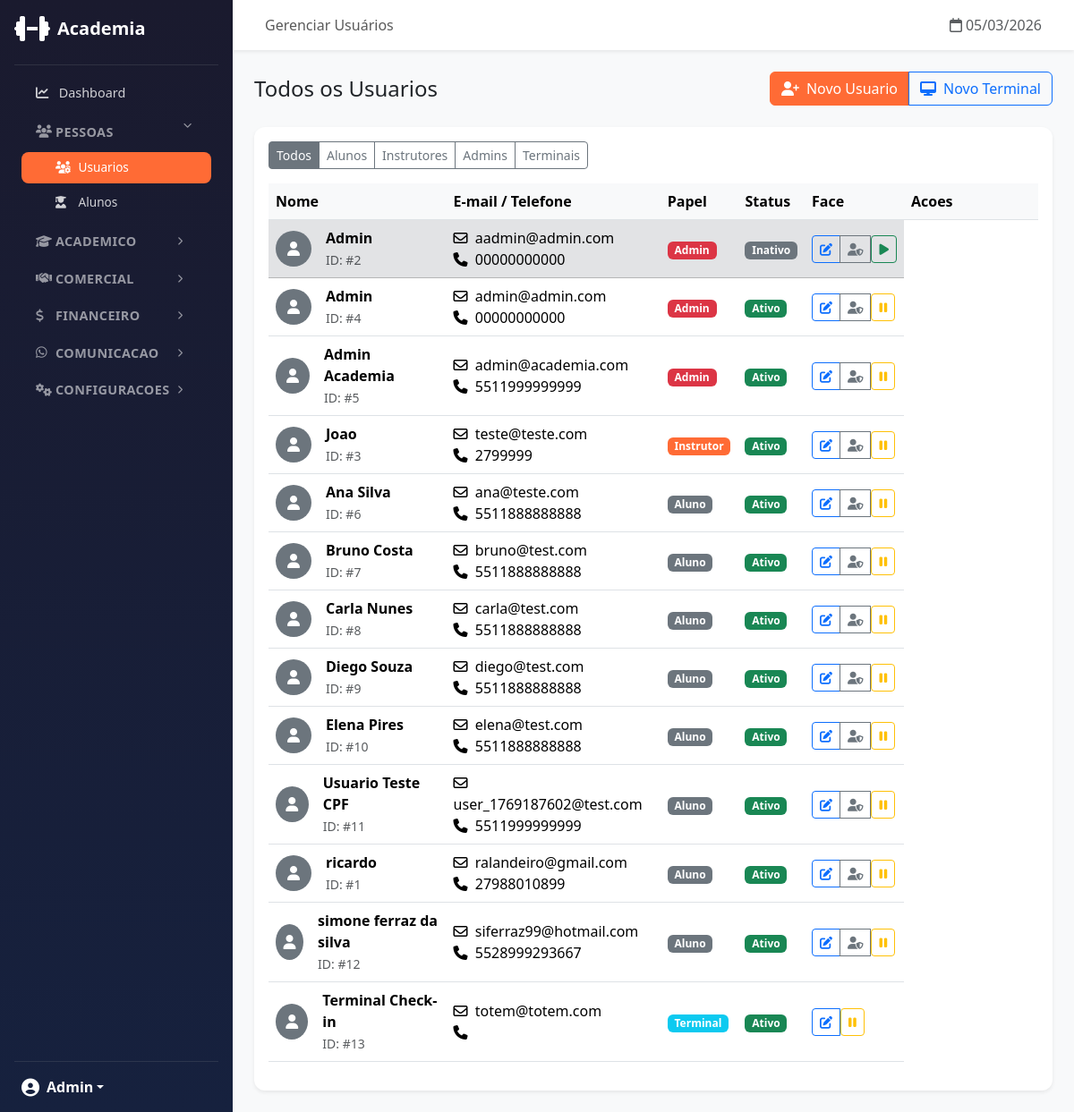
/admin/users/ (signed in), run on an earlier commit of the app's database.
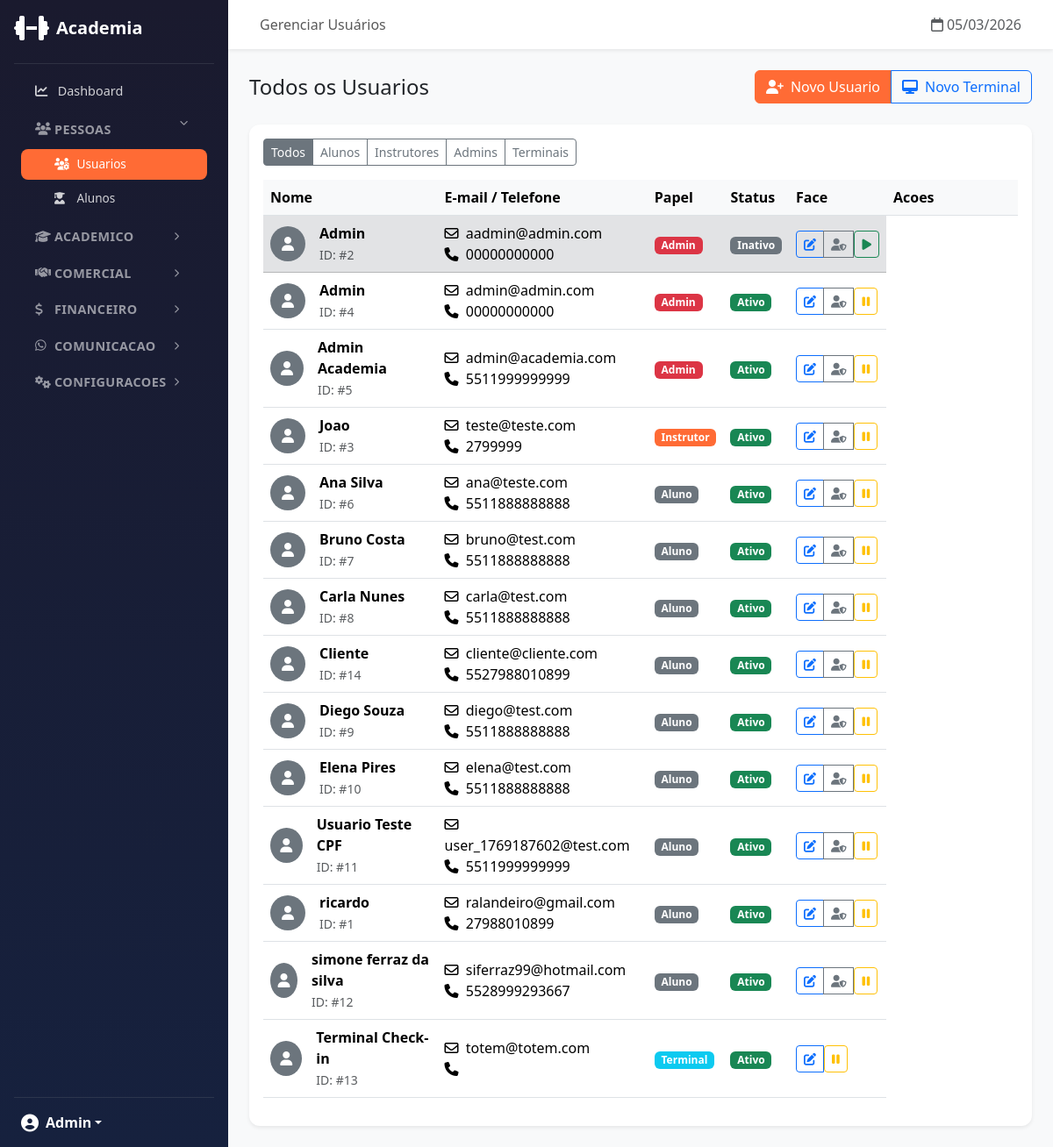
And on a later commit of the database.
### app/models/user.py (models this page shows, shortened)
class User(UserMixin, db.Model):
    __tablename__ = 'users'
    id = db.Column(db.Integer, primary_key=True)
    name = db.Column(db.String(100), nullable=False)
    email = db.Column(db.String(120), unique=True, nullable=False)
    phone = db.Column(db.String(20), nullable=False)
    password_hash = db.Column(db.String(256), nullable=False)
    cpf = db.Column(db.String(14), nullable=True)  # Formato: 123.456.789-00
    gender = db.Column(db.Enum(Gender), nullable=True)
    role = db.Column(db.String(20), default='student')
    xp = db.Column(db.Integer, default=0)  # XP total historico (para ranking)
    level = db.Column(db.Integer, default=1)
    xp_available = db.Column(db.Integer, default=0)  # XP disponivel para conversao (janela 3 meses)
    credits_balance = db.Column(db.Integer, default=0)  # Total de creditos ativos (wallets)
    face_encoding = db.Column(db.LargeBinary, nullable=True)
    face_encoding_version = db.Column(db.String(10), default='v1')
    face_registered_at = db.Column(db.DateTime, nullable=True)
    face_last_recognized = db.Column(db.DateTime, nullable=True)
    face_confidence_threshold = db.Column(db.Float, default=0.6)
    photo_url = db.Column(db.String(255))
    referral_code = db.Column(db.String(12), unique=True, nullable=True)
    professional_type = db.Column(db.Enum(ProfessionalType), nullable=True)
    base_commission_rate = db.Column(db.Numeric(5, 2), nullable=True)
    is_active = db.Column(db.Boolean, default=True)
    created_at = db.Column(db.DateTime, default=datetime.utcnow)
    updated_at = db.Column(db.DateTime, default=datetime.utcnow, onupdate=datetime.utcnow)
    last_login = db.Column(db.DateTime)

### app/routes/admin/users.py (the view)
@users_bp.route('/')
@login_required
@admin_required
def list_users():
    role = request.args.get('role')
    if role:
        users = User.query.filter_by(role=role).order_by(User.name).all()
    else:
        users = User.query.order_by(User.role, User.name).all()
    return render_template('admin/users/list.html', users=users, role_filter=role)

### app/models/notification.py (called while the page is built)
    @classmethod
    def get_unread_count(cls, user_id):
        return cls.query.filter_by(user_id=user_id, is_read=False).count()

### app/routes/admin/dashboard.py (called while the page is built)
def admin_required(f):
    @wraps(f)
    def decorated_function(*args, **kwargs):
        if not current_user.is_authenticated or current_user.role != 'admin':
            abort(403)
        return f(*args, **kwargs)
    return decorated_function

### app/templates/admin/users/list.html
{% extends "admin/base.html" %}
{% block page_title %}Gerenciar Usuários{% endblock %}
{% block content %}
<div class="d-flex justify-content-between align-items-center mb-4">
    <h4 class="mb-0">
        {% if role_filter == 'student' %}Alunos
        {% elif role_filter == 'instructor' %}Instrutores
        {% elif role_filter == 'admin' %}Administradores
        {% elif role_filter == 'totem' %}Terminais de Check-in
        {% else %}Todos os Usuarios{% endif %}
    </h4>
    <div class="btn-group">
        <a href="{{ url_for('admin_users.create_user') }}" class="btn btn-primary">
            <i class="fas fa-user-plus me-2"></i>Novo Usuario
        </a>
        <a href="{{ url_for('admin_users.create_totem_user') }}" class="btn btn-outline-primary">
            <i class="fas fa-desktop me-2"></i>Novo Terminal
        </a>
    </div>
</div>
<div class="card">
    <div class="card-body">
        <div class="btn-group mb-3">
            <a href="{{ url_for('admin_users.list_users') }}"
                class="btn btn-sm btn-outline-secondary {% if not role_filter %}active{% endif %}">Todos</a>
            <a href="{{ url_for('admin_users.list_users', role='student') }}"
                class="btn btn-sm btn-outline-secondary {% if role_filter == 'student' %}active{% endif %}">Alunos</a>
            <a href="{{ url_for('admin_users.list_users', role='instructor') }}"
                class="btn btn-sm btn-outline-secondary {% if role_filter == 'instructor' %}active{% endif %}">Instrutores</a>
            <a href="{{ url_for('admin_users.list_users', role='admin') }}"
                class="btn btn-sm btn-outline-secondary {% if role_filter == 'admin' %}active{% endif %}">Admins</a>
            <a href="{{ url_for('admin_users.list_users', role='totem') }}"
                class="btn btn-sm btn-outline-secondary {% if role_filter == 'totem' %}active{% endif %}">Terminais</a>
        </div>
        {% if users %}
        <div class="table-responsive">
            <table class="table table-hover align-middle">
                <thead>
                    <tr>
                        <th>Nome</th>
                        <th>E-mail / Telefone</th>
                        <th>Papel</th>
                        <th>Status</th>
                        <th>Face</th>
                        <th style="width: 150px;">Acoes</th>
                    </tr>
                </thead>
                <tbody>
                    {% for user in users %}
                    <tr class="{{ 'table-secondary' if not user.is_active }}">
                        <td>
                            <div class="d-flex align-items-center">
                                <div class="rounded-circle bg-secondary text-white me-3 d-flex align-items-center justify-content-center"
                                    style="width: 40px; height: 40px;">
                                    <i class="fas fa-user"></i>
                                </div>
                                <div>
                                    <strong>{{ user.name }}</strong><br>
                                    <small class="text-muted">ID: #{{ user.id }}</small>
                                </div>
                            </div>
                        </td>
                        <td>
                            <i class="far fa-envelope me-1"></i> {{ user.email }}<br>
                            <i class="fas fa-phone me-1"></i> {{ user.phone }}
                        </td>
                        <td>
                            {% if user.role == 'admin' %}
                            <span class="badge bg-danger">Admin</span>
                            {% elif user.role == 'instructor' %}
                            <span class="badge bg-primary">Instrutor</span>
                            {% elif user.role == 'totem' %}
                            <span class="badge bg-info">Terminal</span>
                            {% else %}
                            <span class="badge bg-secondary">Aluno</span>
                            {% endif %}
                        </td>
                        <td>
                            {% if user.is_active %}
                            <span class="badge bg-success">Ativo</span>
                            {% else %}
                            <span class="badge bg-secondary">Inativo</span>
                            {% endif %}
                        </td>
                        <td>
                            <div class="btn-group">
                                <a href="{{ url_for('admin_users.edit_user', id=user.id) }}"
                                    class="btn btn-sm btn-outline-primary" title="Editar">
                                    <i class="fas fa-edit"></i>
                                </a>
                                {% if user.role != 'totem' %}
                                <a href="{{ url_for('admin_users.face_enrollment', id=user.id) }}"
                                    class="btn btn-sm btn-outline-{{ 'success' if user.face_encoding else 'secondary' }}"
                                    title="Cadastro Facial">
                                    <i class="fas fa-{% if user.face_encoding %}user-check{% else %}user-shield{% endif %}"></i>
                                </a>
                                {% endif %}
                                <form action="{{ url_for('admin_users.toggle_user', id=user.id) }}" method="POST"
                                    class="d-inline">
                                    <button type="submit"
                                        class="btn btn-sm btn-outline-{{ 'warning' if user.is_active else 'success' }}"
                                        title="{{ 'Desativar' if user.is_active else 'Ativar' }}">
                                        <i class="fas fa-{{ 'pause' if user.is_active else 'play' }}"></i>
                                    </button>
                                </form>
                            </div>
                        </td>
                    </tr>
                    {% endfor %}
                </tbody>
            </table>
        </div>
        {% else %}
        <div class="text-center py-5">
            <i class="fas fa-users-slash fa-4x text-muted mb-3"></i>
            <h5>Nenhum usuário encontrado</h5>
            <p class="text-muted">Tente mudar o filtro ou cadastrar um novo usuário.</p>
        </div>
        {% endif %}
    </div>
</div>
{% endblock %}

### app/templates/admin/base.html (shortened to what this page needs)
{% extends "base.html" %}
{% block body %}
<div class="d-flex">
    <nav class="sidebar sidebar-desktop d-flex flex-column p-3">
        <a href="{{ url_for('admin.dashboard') }}"
            class="d-flex align-items-center mb-3 text-white text-decoration-none">
            <i class="fas fa-dumbbell fa-2x me-2"></i>
            <span class="fs-5 fw-bold">Academia</span>
        </a>
        <hr class="border-secondary my-2">
        {% include "admin/_sidebar_nav.html" %}
    </nav>
    <main class="main-content flex-grow-1">
        <nav class="navbar navbar-light bg-white shadow-sm px-4 d-none d-lg-flex">
            <div class="container-fluid">
                <span class="navbar-text fw-medium">
                    {% block page_title %}Dashboard{% endblock %}
                </span>
                <span class="text-muted">
                    <i class="far fa-calendar me-1"></i>{{ now().strftime('%d/%m/%Y') }}
                </span>
            </div>
        </nav>
        <div class="p-3 p-lg-4">
            {% block content %}{% endblock %}
        </div>
    </main>
</div>
{% endblock %}

### app/templates/base.html (shortened to what this page needs)
<!DOCTYPE html>
<html lang="pt-BR">
<head>
    <link href="https://cdn.jsdelivr.net/npm/bootstrap@5.3.2/dist/css/bootstrap.min.css" rel="stylesheet">
    <link rel="stylesheet" href="https://cdnjs.cloudflare.com/ajax/libs/font-awesome/6.5.1/css/all.min.css">
</head>
<body>
    {% block body %}{% endblock %}
</body>
</html>

### app/templates/admin/_sidebar_nav.html (shortened to what this page needs)
{% set ep = request.endpoint or '' %}
{% set args = request.args %}
{% set grp_pessoas   = 'users' in ep %}
{% set grp_academico = 'modalities' in ep or 'schedules' in ep or 'exercises' in ep or 'achievements' in ep or 'conversion_rules' in ep %}
{% set grp_comercial = 'crm' in ep or 'packages' in ep %}
{% set grp_financeiro= 'payments' in ep or 'expenses' in ep or 'split' in ep %}
{% set grp_comunic   = ('whatsapp' in ep and 'megaapi' not in ep) %}
{% set grp_config    = 'megaapi' in ep or 'nupay' in ep or ('settings' in ep and 'megaapi' not in ep) or 'lgpd' in ep or 'maintenance' in ep or ep == 'admin_schedules.gender_management' %}
<ul class="nav nav-pills flex-column mb-auto sidebar-nav">
    <li class="nav-item">
        <a href="{{ url_for('admin.dashboard') }}"
           class="nav-link {% if ep == 'admin.dashboard' %}active{% endif %}">
            <i class="fas fa-chart-line"></i> Dashboard
        </a>
    </li>
    <li class="nav-item nav-group">
        <a class="nav-link nav-group-toggle {% if grp_pessoas %}open{% endif %}"
           data-bs-toggle="collapse" href="#grpPessoas" role="button"
           aria-expanded="{{ 'true' if grp_pessoas else 'false' }}">
            <i class="fas fa-users"></i> Pessoas
            <i class="fas fa-chevron-right nav-arrow"></i>
        </a>
        <div class="collapse {% if grp_pessoas %}show{% endif %}" id="grpPessoas">
            <ul class="nav flex-column nav-sub">
                <li><a href="{{ url_for('admin_users.list_users') }}"
                       class="nav-link {% if 'users' in ep and args.get('role') != 'student' %}active{% endif %}">
                    <i class="fas fa-users-cog"></i> Usuarios
                </a></li>
                <li><a href="{{ url_for('admin_users.list_users', role='student') }}"
                       class="nav-link {% if 'users' in ep and args.get('role') == 'student' %}active{% endif %}">
                    <i class="fas fa-user-graduate"></i> Alunos
                </a></li>
            </ul>
        </div>
    </li>
    <li class="nav-item nav-group">
        <a class="nav-link nav-group-toggle {% if grp_academico %}open{% endif %}"
           data-bs-toggle="collapse" href="#grpAcademico" role="button"
           aria-expanded="{{ 'true' if grp_academico else 'false' }}">
            <i class="fas fa-graduation-cap"></i> Academico
            <i class="fas fa-chevron-right nav-arrow"></i>
        </a>
    </li>
    <li class="nav-item nav-group">
        <a class="nav-link nav-group-toggle {% if grp_comercial %}open{% endif %}"
           data-bs-toggle="collapse" href="#grpComercial" role="button"
           aria-expanded="{{ 'true' if grp_comercial else 'false' }}">
            <i class="fas fa-handshake"></i> Comercial
            <i class="fas fa-chevron-right nav-arrow"></i>
        </a>
    </li>
    <li class="nav-item nav-group">
        <a class="nav-link nav-group-toggle {% if grp_financeiro %}open{% endif %}"
           data-bs-toggle="collapse" href="#grpFinanceiro" role="button"
           aria-expanded="{{ 'true' if grp_financeiro else 'false' }}">
            <i class="fas fa-dollar-sign"></i> Financeiro
            <i class="fas fa-chevron-right nav-arrow"></i>
        </a>
    </li>
    <li class="nav-item nav-group">
        <a class="nav-link nav-group-toggle {% if grp_comunic %}open{% endif %}"
           data-bs-toggle="collapse" href="#grpComunic" role="button"
           aria-expanded="{{ 'true' if grp_comunic else 'false' }}">
            <i class="fab fa-whatsapp"></i> Comunicacao
            <i class="fas fa-chevron-right nav-arrow"></i>
        </a>
    </li>
    <li class="nav-item nav-group">
        <a class="nav-link nav-group-toggle {% if grp_config %}open{% endif %}"
           data-bs-toggle="collapse" href="#grpConfig" role="button"
           aria-expanded="{{ 'true' if grp_config else 'false' }}">
            <i class="fas fa-cogs"></i> Configuracoes
            <i class="fas fa-chevron-right nav-arrow"></i>
        </a>
    </li>
</ul>
<hr class="border-secondary">
<div class="dropdown px-2">
    <a href="#" class="d-flex align-items-center text-white text-decoration-none dropdown-toggle"
        data-bs-toggle="dropdown">
        <i class="fas fa-user-circle fa-lg me-2"></i>
        <strong>{{ current_user.name.split()[0] }}</strong>
    </a>
</div>

### app/templates/admin/base.html (style rules this page uses)
.sidebar { min-height: 100vh; background: linear-gradient(180deg, #1a1a2e 0%, #16213e 100%); width: 260px; overflow-y: auto; }
.sidebar .nav-link { color: rgba(255, 255, 255, 0.8); padding: 10px 16px; border-radius: 8px; margin: 2px 8px; transition: all 0.3s; font-size: 0.9rem; }
.sidebar .nav-link.active { background: var(--primary-color); color: #fff; }
.sidebar .nav-link i { width: 22px; }
.nav-group-toggle { display: flex; align-items: center; cursor: pointer; font-weight: 600; font-size: 0.82rem; text-transform: uppercase; letter-spacing: 0.4px; color: rgba(255,255,255,0.55) !important; padding: 8px 16px !important; margin-top: 6px; }
.nav-group-toggle .nav-arrow { margin-left: auto; font-size: 0.6rem; transition: transform 0.25s ease; }
.nav-group-toggle[aria-expanded="true"] .nav-arrow, .nav-group-toggle.open .nav-arrow { transform: rotate(90deg); }
.nav-sub { padding: 0 0 4px 0; }
.nav-sub .nav-link { padding: 7px 16px 7px 38px !important; font-size: 0.85rem; }
.main-content { background-color: #f8f9fa; min-height: 100vh; }
.card { border: none; box-shadow: 0 0.125rem 0.25rem rgba(0, 0, 0, 0.075); border-radius: 12px; }
.table th { font-weight: 600; background-color: #f8f9fa; }

### app/templates/base.html (style rules this page uses)
:root { --primary-color: #FF6B35; --secondary-color: #004E89; }
body { min-height: 100vh; display: flex; flex-direction: column; }
.btn-primary { background-color: var(--primary-color); border-color: var(--primary-color); }
.bg-primary { background-color: var(--primary-color) !important; }
main { flex: 1; }

What changed in the data, as far as the page shows it:
added User: name "Cliente", id "14", email "cliente@cliente.com", phone "5527988010899", role "Aluno", is_active "Ativo"
